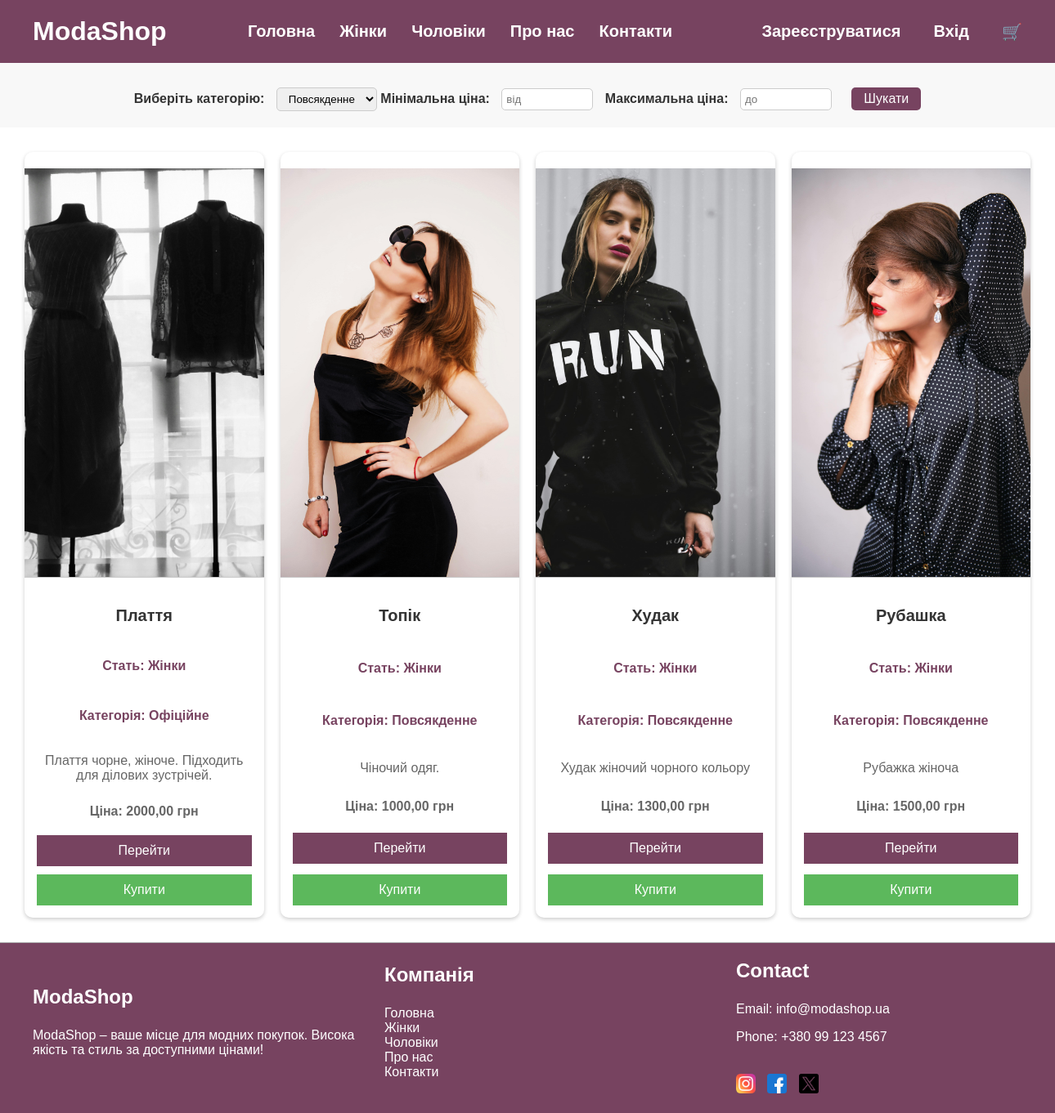
The app's page /shop/women/ with its own data.
### main/models.py (models this page shows, shortened)
class Product(models.Model):
    GENDER_CHOICES = [
        ('men', 'Чоловіки'),
        ('women', 'Жінки'),
    ]
    CATEGORY_CHOICES = [
        ('everyday', 'Повсякденне'),
        ('sports', 'Спортивне'),
        ('luxury', 'Люкс'),
        ('casual', 'Кежуал'),
        ('formal', 'Офіційне'),
    ]
    name = models.CharField(max_length=100)
    gender = models.CharField(max_length=10, choices=GENDER_CHOICES, default='men')
    category = models.CharField(max_length=10, choices=CATEGORY_CHOICES)
    description = models.TextField()
    price = models.DecimalField(max_digits=10, decimal_places=2)
    image = models.ImageField(upload_to='products/')

### main/views.py (the view)
# urls.py: path('shop/<category>/', views.shop, name='shop'),
def shop(request, category=None):
    products = Product.objects.filter(gender=category) if category else Product.objects.all()
    return render(request, 'main/shop.html', {'products': products, 'category': category})

### main/templates/main/shop.html (shortened to what this page needs)
{% extends 'main/base.html' %}
{% load static %}
{% block content %}
    <div class="search-section">
        <form action="{% url 'search' %}" method="get">
            <label for="category-search">Виберіть категорію:</label>
            <select id="category-search" name="category">
                <option value="everyday">Повсякденне</option>
            </select>
            <label for="price-min">Мінімальна ціна:</label>
            <input type="number" id="price-min" name="price_min" placeholder="від" min="0" step="100">
            <label for="price-max">Максимальна ціна:</label>
            <input type="number" id="price-max" name="price_max" placeholder="до" min="0" step="100">
            <button type="submit">Шукати</button>
        </form>
    </div>
    <div class="products-section">
        {% for product in products %}
        <div class="product-card">
            <img src="{{ product.image.url }}" alt="{{ product.name }}">
            <div class="product-info">
                <h3>{{ product.name }}</h3>
                <h4>Стать: {{ product.get_gender_display }}</h4>
                <h4>Категорія: {{ product.get_category_display }}</h4>
                <p>{{ product.description }}</p>
                <p class="price">Ціна: {{ product.price }} грн</p>
                <button onclick="location.href='{% url 'product_detail' product.id %}'">Перейти</button>
                <button class="buy-button" onclick="location.href='{% url 'add_to_cart' product.id %}'">Купити</button>
            </div>
        </div>
        {% endfor %}
    </div>
{% endblock %}

### main/static/main/css/index.css (style rules this page uses)
html { height: 100%; }
body { margin: 0; font-family: Arial, sans-serif; background-color: white; display: flex; flex-direction: column; min-height: 100%; overflow-x: hidden; }
.products-section { display: flex; flex-wrap: wrap; justify-content: space-around; padding: 20px; }
.product-card { background-color: #fff; box-shadow: 0 2px 5px rgba(0,0,0,0.2); border-radius: 10px; margin: 10px; width: calc(25% - 20px); text-align: center; overflow: hidden; display: flex; flex-direction: column; }
.product-card img { width: 100%; height: 500px; object-fit: cover; border-bottom: 1px solid #ccc; }
.product-info { padding: 15px; display: flex; flex-direction: column; flex-grow: 1; justify-content: space-between; }
.product-info h4 { color: #774360; font-size: 16px; font-weight: bold; }
.product-info h3 { color: #333; font-size: 20px; }
.product-info p { font-size: 16px; color: #666; }
.price { font-weight: bold; color: #774360; margin: 10px 0; }
.product-card button { background-color: #774360; color: white; border: none; padding: 10px 20px; cursor: pointer; width: 100%; font-size: 16px; transition: background 0.3s; margin-top: auto; margin-top: 10px; }
.product-card .buy-button { background-color: #5cb85c; }
.search-section { padding: 20px; background-color: #f8f8f8; text-align: center; }
.search-section form { display: inline-block; margin-top: 10px; }
.search-section label { margin-right: 10px; font-size: 16px; }
.search-section input[type="number"] { padding: 5px; margin-right: 10px; border: 1px solid #ccc; border-radius: 5px; width: 100px; }
.search-section select { padding: 5px 10px; border-radius: 5px; border: 1px solid #ccc; }
.search-section button { padding: 5px 15px; background-color: #774360; color: white; border: none; border-radius: 5px; cursor: pointer; font-size: 16px; margin-left: 10px; }
img { width: 100%; height: auto; margin-top: 20px; }
label { font-weight: bold; color: #333; }

### records on screen
Product: image (picture), name "Плаття", gender "Жінки", category "Офіційне", description "Плаття чорне, жіноче. Підходить для ділових зустрічей.", price "2000,00"
Product: image (picture), name "Топік", gender "Жінки", category "Повсякденне", description "Чіночий одяг.", price "1000,00"
Product: image (picture), name "Худак", gender "Жінки", category "Повсякденне", description "Худак жіночий чорного кольору", price "1300,00"
Product: image (picture), name "Рубашка", gender "Жінки", category "Повсякденне", description "Рубажка жіноча", price "1500,00"
